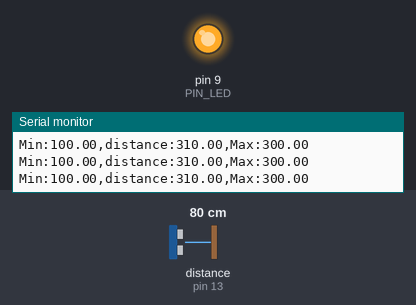
Recording of a sketch running on a simulated Arduino Uno, built with avr-gcc and run on an emulated ATmega328P. Parts: output pins drawn as LEDs (lit = HIGH), the last lines printed to the serial monitor. Wiring (inferred from the names in the program): ultrasonic range finder: trigger pin 12; echo pin 13. The inputs (shaded band) are chosen by the test bench; at power-on: distance to the obstacle (sensor on pin 13) 80 cm. The echo pulse lasts 58.3 µs per cm; pins used as bus, display or sensor lines are not drawn.

Above: at 1.2 s.
1.3 s: distance to the obstacle (sensor on pin 13) set to 33 cm
2.8 s: distance to the obstacle (sensor on pin 13) set to 30 cm
At 3.7 s:
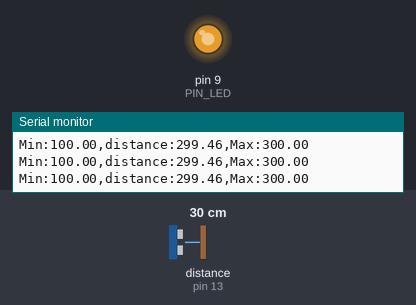
4.3 s: distance to the obstacle (sensor on pin 13) set to 18 cm
At 5.55 s:
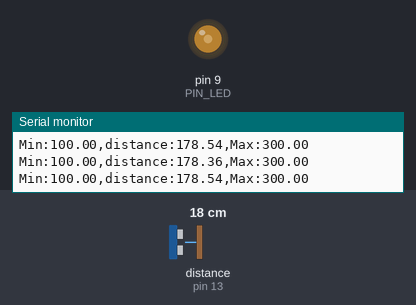
Timing chart, 0 to 13.3 s (numbered marks = the images above; inputs shaded):
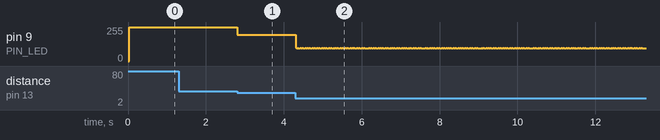

The sketch:

08_example_2.ino
```cpp
// Arduino pin assignment
#define PIN_LED  9
#define PIN_TRIG 12   // sonar sensor TRIGGER
#define PIN_ECHO 13   // sonar sensor ECHO

// configurable parameters
#define SND_VEL 346.0     // sound velocity at 24 celsius degree (unit: m/sec)
#define INTERVAL 25    // sampling interval (unit: msec)
#define PULSE_DURATION 10 // ultra-sound Pulse Duration (unit: usec)
#define _DIST_MIN 100.0   // minimum distance to be measured (unit: mm)
#define _DIST_MAX 300.0   // maximum distance to be measured (unit: mm)

#define TIMEOUT ((INTERVAL / 2) * 1000.0) // maximum echo waiting time (unit: usec)
#define SCALE (0.001 * 0.5 * SND_VEL) // coefficent to convert duration to distance

unsigned long last_sampling_time;   // unit: msec

void setup() {
  // initialize GPIO pins
  pinMode(PIN_LED, OUTPUT);
  pinMode(PIN_TRIG, OUTPUT);  // sonar TRIGGER
  pinMode(PIN_ECHO, INPUT);   // sonar ECHO
  digitalWrite(PIN_TRIG, LOW);  // turn-off Sonar

  // initialize serial port
  Serial.begin(57600);
}

void loop() {
  float distance;
  int L = 0;

  // wait until next sampling time.
  // millis() returns the number of milliseconds since the program started.
  //    will overflow after 50 days.
  if (millis() < (last_sampling_time + INTERVAL))
    return;

  distance = USS_measure(PIN_TRIG, PIN_ECHO); // read distance

  if ((distance < _DIST_MIN) || (distance > _DIST_MAX)) {
      distance = _DIST_MAX + 10.0;    // Set Higher Value
      digitalWrite(PIN_LED, 1);       // LED OFF
  } else if ((distance < _DIST_MIN) || (distance > _DIST_MAX)) {
      distance = _DIST_MIN - 10.0;    // Set Higher Value
      digitalWrite(PIN_LED, 1);       // LED OFF
  } else if (_DIST_MIN <= distance && distance < 200.0){
      digitalWrite(PIN_LED, 0);
      L = 255-(distance-100)*(255/100);
      L = (int)L;
      analogWrite(PIN_LED, L);
  } else if (200.0 <= distance && distance <= _DIST_MAX) {    // In desired Range
      digitalWrite(PIN_LED, 0);
      L = (distance-200)*(255/100);       // LED ON
      L = (int)L;
      analogWrite(PIN_LED, L);
  }

  // output the distance to the serial port
  Serial.print("Min:");        Serial.print(_DIST_MIN);
  Serial.print(",distance:");  Serial.print(distance);
  Serial.print(",Max:");       Serial.print(_DIST_MAX);
  Serial.println("");

  // do something here
   // Assume that it takes 50ms to do something.

  // update last sampling time
  last_sampling_time += INTERVAL;
}

// get a distance reading from USS. return value is in millimeter.
float USS_measure(int TRIG, int ECHO)
{
  digitalWrite(TRIG, HIGH);
  delayMicroseconds(PULSE_DURATION);
  digitalWrite(TRIG, LOW);

  return pulseIn(ECHO, HIGH, TIMEOUT) * SCALE; // unit: mm

  // Pulse duration to distance conversion example (target distance = 17.3m)
  // - pulseIn(ECHO, HIGH, timeout) returns microseconds (음파의 왕복 시간)
  // - 편도 거리 = (pulseIn() / 1,000,000) * SND_VEL / 2 (미터 단위)
  //   mm 단위로 하려면 * 1,000이 필요 ==>  SCALE = 0.001 * 0.5 * SND_VEL
  //
  // - 예, pusseIn()이 100,000 이면 (= 0.1초, 왕복 거리 34.6m)
  //        = 100,000 micro*sec * 0.001 milli/micro * 0.5 * 346 meter/sec
  //        = 100,000 * 0.001 * 0.5 * 346
  //        = 17,300 mm  ==> 17.3m
}
```

Measured:
- the behaviour switches between 31 and 30 cm on distance to the obstacle (sensor on pin 13) (found by bisection; images 0 and 1)
- after the input at 2.8 s, pin 9 (PIN_LED): 255/255 → 198/255 at once
- after the input at 4.3 s, pin 9 (PIN_LED): 198/255 → 98/255 at once, then moves between 97/255 and 98/255, repeating every 1.1 s
